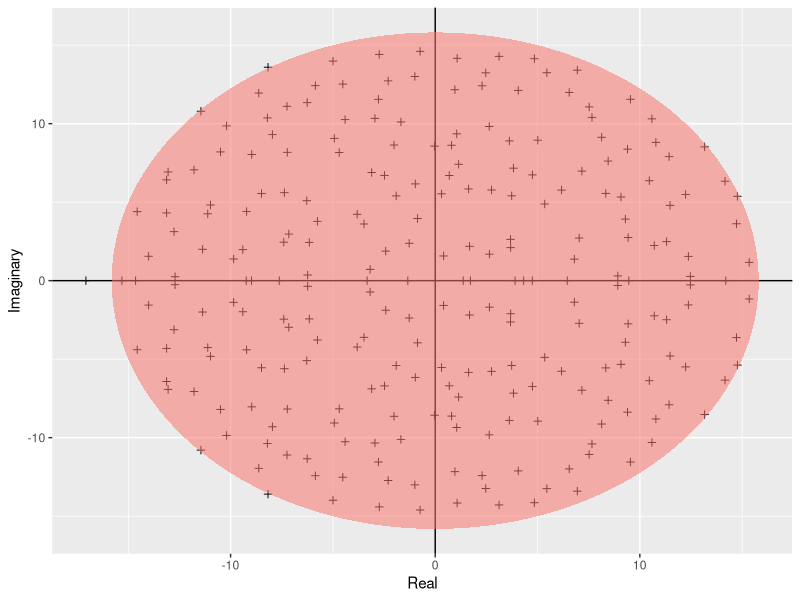

Here is the R script that generated this plot:
#Language: R
#Auther: Cong Liu (cong.liu20@imperial.ac.uk)
#Script: Girko.R
#Work Path: CMEECourseWork/Week3/Code
#Dependency: ggplot2
#Input:
#Function: Simulate Girko’s circular law.
#Output: Results/Girko.pdf
#Usage:
#Date: Oct, 2020

build_ellipse <- function(hradius, vradius){ # function that returns an ellipse
  npoints = 250
  a <- seq(0, 2 * pi, length = npoints + 1)
  x <- hradius * cos(a)
  y <- vradius * sin(a)  
  return(data.frame(x = x, y = y))
}

N <- 250 # Assign size of the matrix

M <- matrix(rnorm(N * N), N, N) # Build the matrix

eigvals <- eigen(M)$values # Find the eigenvalues

eigDF <- data.frame("Real" = Re(eigvals), "Imaginary" = Im(eigvals)) # Build a dataframe

my_radius <- sqrt(N) # The radius of the circle is sqrt(N)

ellDF <- build_ellipse(my_radius, my_radius) # Dataframe to plot the ellipse

names(ellDF) <- c("Real", "Imaginary") # rename the columns

# plot the eigenvalues
pdf("../Results/Girko.pdf")
library(ggplot2)
p <- ggplot(eigDF, aes(x = Real, y = Imaginary))
p <- p +
  geom_point(shape = I(3)) +
  theme(legend.position = "none")

# now add the vertical and horizontal line
p <- p + geom_hline(aes(yintercept = 0))
p <- p + geom_vline(aes(xintercept = 0))

# finally, add the ellipse
p <- p + geom_polygon(data = ellDF, aes(x = Real, y = Imaginary, alpha = 1/20, fill = "red"))
p
dev.off()
